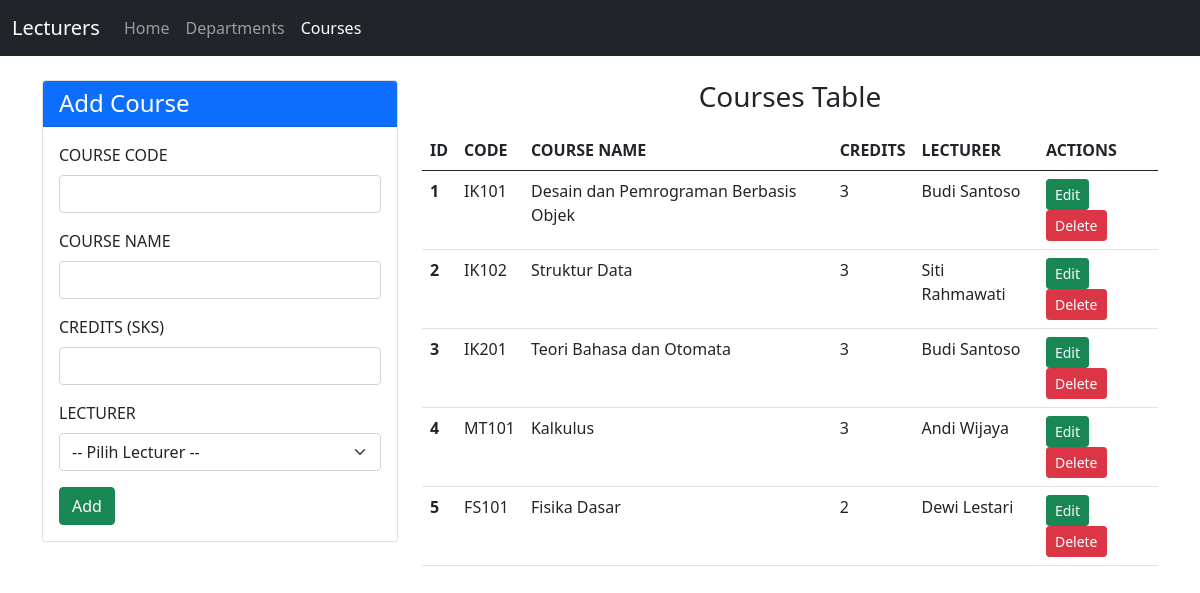
The app's page /tp_mvc25/course.php with its own data.
### tables this page shows
CREATE TABLE `courses` (
  `id` int(11) NOT NULL AUTO_INCREMENT,
  `code` varchar(10) NOT NULL,
  `name` varchar(100) NOT NULL,
  `credits` int(11) NOT NULL,
  `lecturer_id` int(11) NOT NULL,
  PRIMARY KEY (`id`),
  KEY `lecturer_id` (`lecturer_id`),
  CONSTRAINT `fk_courses_lecturer` FOREIGN KEY (`lecturer_id`)
    REFERENCES `lecturers` (`id`) ON DELETE CASCADE ON UPDATE CASCADE
);

CREATE TABLE `lecturers` (
  `id` int(11) NOT NULL AUTO_INCREMENT,
  `name` varchar(100) NOT NULL,
  `nidn` varchar(20) NOT NULL,
  `phone` varchar(20) NOT NULL,
  `join_date` date NOT NULL,
  `department_id` int(11) DEFAULT NULL,
  PRIMARY KEY (`id`),
  KEY `department_id` (`department_id`),
  CONSTRAINT `fk_lecturers_department` FOREIGN KEY (`department_id`)
    REFERENCES `departments` (`id`) ON DELETE SET NULL ON UPDATE CASCADE
);

### tp_mvc25/controllers/CourseController.php (called while the page is built, shortened)
<?php
include_once("models/Course.php");
include_once("views/CourseView.php");
class CourseController
{
    private $course;
    private $lecturer;
    function __construct()
    {
        $this->course = new Course(DB_HOST, DB_USER, DB_PASS, DB_NAME);
        $this->lecturer = new Lecturer(DB_HOST, DB_USER, DB_PASS, DB_NAME);
    }
    function index($id_edit = null)
    {
        $this->course->getCourse();
        $courses = array();
        while ($row = $this->course->getResult()) {
            array_push($courses, $row);
        }
        $this->lecturer->getLecturer();
        $lecturers = array();
        while ($row = $this->lecturer->getResult()) {
            array_push($lecturers, $row);
        }
        $edit = null;
        $view = new CourseView();
        $view->render($courses, $lecturers, $edit);
    }
}

### tp_mvc25/models/DB.php (called while the page is built, shortened)
<?php
class DB
{
    private $db_host;
    private $db_user;
    private $db_pass;
    private $db_name;
    private $db_link;
    function __construct($db_host, $db_user, $db_pass, $db_name)
    {
        $this->db_host = $db_host;
        $this->db_user = $db_user;
        $this->db_pass = $db_pass;
        $this->db_name = $db_name;
    }
    function open()
    {
        $this->db_link = mysqli_connect(
            $this->db_host,
            $this->db_user,
            $this->db_pass,
            $this->db_name
        );
    }
    function execute($query)
    {
        $this->result = mysqli_query($this->db_link, $query);
        return $this->result;
    }
}

### tp_mvc25/models/Course.php (called while the page is built, shortened)
<?php
include_once("models/DB.php");
class Course extends DB
{
    function getCourse()
    {
        $query = "SELECT courses.*, lecturers.name AS lecturer_name
                  FROM courses
                  JOIN lecturers ON courses.lecturer_id = lecturers.id
                  ORDER BY courses.id";
        return $this->execute($query);
    }
}

### tp_mvc25/views/CourseView.php (the view, shortened to what this page needs)
<?php
include_once("views/Template.php");
class CourseView
{
    function render($courses, $lecturers, $edit)
    {
        $rows = "";
        foreach ($courses as $row) {
            $rows .= "<tr>
                <th>" . Template::safe($row['id']) . "</th>
                <td>" . Template::safe($row['code']) . "</td>
                <td>" . Template::safe($row['name']) . "</td>
                <td>" . Template::safe($row['credits']) . "</td>
                <td>" . Template::safe($row['lecturer_name']) . "</td>
                <td>
                    <a class='btn btn-success btn-sm' href='course.php?id_edit=" . $row['id'] . "'>Edit</a>
                    <a class='btn btn-danger btn-sm' href='course.php?id_hapus=" . $row['id'] . "'
                       onclick=\"return confirm('Hapus mata kuliah ini?')\">Delete</a>
                </td>
            </tr>";
        }
        $options = "<option value=''>-- Pilih Lecturer --</option>";
    }
}

### records on screen
courses: id "1", code "IK101", name "Desain dan Pemrograman Berbasis Objek", credits "3", lecturer.name "Budi Santoso"
courses: id "2", code "IK102", name "Struktur Data", credits "3", lecturer.name "Siti Rahmawati"
courses: id "3", code "IK201", name "Teori Bahasa dan Otomata", credits "3", lecturer.name "Budi Santoso"
courses: id "4", code "MT101", name "Kalkulus", credits "3", lecturer.name "Andi Wijaya"
courses: id "5", code "FS101", name "Fisika Dasar", credits "2", lecturer.name "Dewi Lestari"
